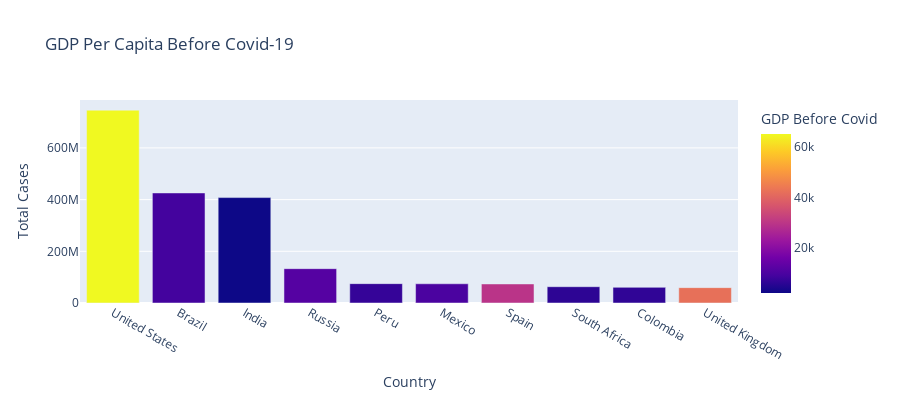

Write notebook code for a chart like this one.
### Code cell
# The finiancial toll Covid took on the world was catastrophic as well
# Let's compare the GDP of these highest hit countries before the pandemic and during

fig = px.bar(df, x='Country', y='Total Cases',
             hover_data=['Population', 'Total Deaths'], 
             color='GDP Before Covid', height=400, 
             title="GDP Per Capita Before Covid-19")
fig.show()

### Figure 1 — Plotly figure (JSON) as saved in the notebook; plotly's stock layout.template omitted (floating-point values rounded to 4 significant figures)
{"data": [{"alignmentgroup": "True", "customdata": [[19.62, 26477574], [19.17, 14340567], [21.05, 7247327], [18.8, 2131571], [17.31, 3020038], [18.67, 7295850], [17.66, 5510624], [17.9, 1357682], [17.75, 1936134], [18.03, 7249573]], "hovertemplate": "Country=%{x}<br>Total Cases=%{y}<br>Population=%{customdata[0]}<br>Total Deaths=%{customdata[1]}<br>GDP Before Covid=%{marker.color}<extra></extra>", "legendgroup": "", "marker": {"color": [65280.0, 8897.0, 2101.0, 11500.0, 7028.0, 9946.0, 29560.0, 6001.0, 6425.0, 42350.0], "coloraxis": "coloraxis", "pattern": {"shape": ""}}, "name": "", "offsetgroup": "", "orientation": "v", "showlegend": false, "textposition": "auto", "type": "bar", "x": ["United States", "Brazil", "India", "Russia", "Peru", "Mexico", "Spain", "South Africa", "Colombia", "United Kingdom"], "xaxis": "x", "y": [746014098, 425704517, 407771615, 132888951, 74882695, 74347548, 73717676, 63027659, 60543682, 59475032], "yaxis": "y"}], "layout": {"barmode": "relative", "coloraxis": {"colorbar": {"title": {"text": "GDP Before Covid"}}, "colorscale": [[0, "#0d0887"], [0.1111, "#46039f"], [0.2222, "#7201a8"], [0.3333, "#9c179e"], [0.4444, "#bd3786"], [0.5556, "#d8576b"], [0.6667, "#ed7953"], [0.7778, "#fb9f3a"], [0.8889, "#fdca26"], [1, "#f0f921"]]}, "height": 400, "legend": {"tracegroupgap": 0}, "title": {"text": "GDP Per Capita Before Covid-19"}, "xaxis": {"anchor": "y", "domain": [0, 1], "title": {"text": "Country"}}, "yaxis": {"anchor": "x", "domain": [0, 1], "title": {"text": "Total Cases"}}}}
